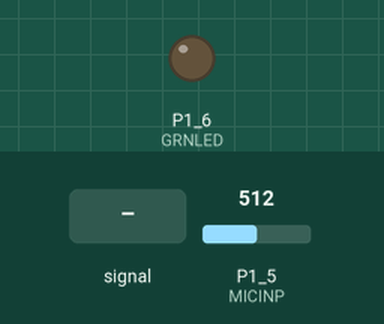
A sketch run on a simulated TI MSP430 LaunchPad. Shown: output pins drawn as LEDs (lit = HIGH). Inputs (shaded band) come from the test bench; at power-on: P1_5 (MICINP) = 512. What the sketch prints to the serial monitor is not drawn.

Above: at 1.2 s.
1.3 s: P1_5 (MICINP) fed a 200 Hz sine of ±81 counts around its level
At 1.57 s:
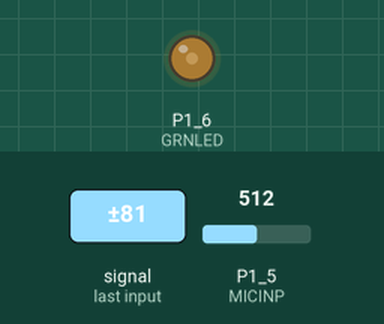
4.3 s: P1_5 (MICINP) set to 716
At 5.1 s:
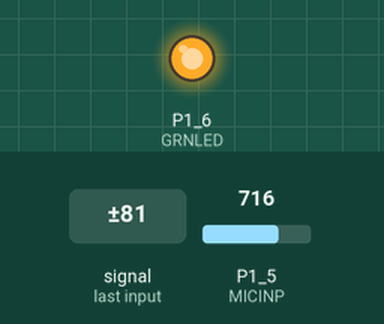
5.8 s: P1_5 (MICINP) fed a 1000 Hz sine of ±255 counts around its level
At 6.71 s:
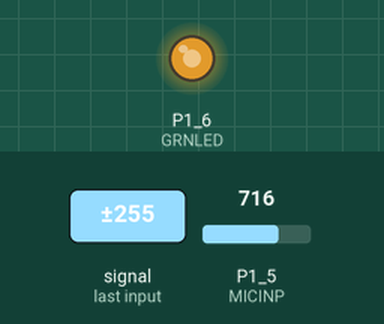
8.8 s: P1_5 (MICINP) set to 900
10.3 s: P1_5 (MICINP) set to 576
11.8 s: P1_5 (MICINP) set to 547
At 12.6 s:
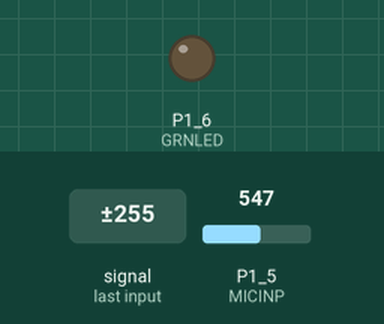
Timing chart, 0 to 14.3 s (numbered marks = the images above; inputs shaded):
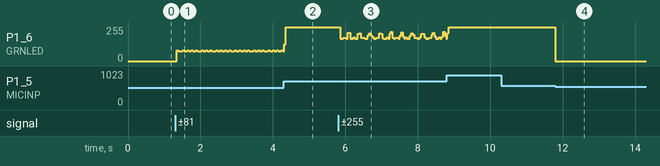

The sketch:

sketch_3_6.ino
```cpp
//***************************************************************************************
//  EE40LX
//  Sketch 3.6
//
//  Description; the MSP430 reads the output of the microphone circuit at P1.5 and
//	decides whether or not to flash on an LED based on the sound level
//
//  Tom Zajdel
//  University of California, Berkeley
//  December 17, 2014
//
//***************************************************************************************

int MICINP = A5;   // set MICINP as P1.5 alias
int GRNLED = P1_6; // set GRNLED as P1.6 alias
int value = 0;     // variable that stores the value read in

void setup()
{
  // start the serial monitor
  Serial.begin(9600);

  // set GRNLED as output pin
  pinMode(GRNLED, OUTPUT);

  Serial.println("Setup complete!");
}

void loop()
{
  value = analogRead(MICINP);  // get the voltage from the microphone
  Serial.println(value);       // write digitized value to serial monitor

  if (value >= 560)            // if digitized value is above 560,
    digitalWrite(GRNLED, HIGH);// turn on the LED...
  else
    digitalWrite(GRNLED, LOW); // ...else turn off the LED

  delay(1);                    // delay in between reads for stability

}
```

Measured:
- the behaviour switches between 560 and 559 on P1_5 (MICINP) (found by bisection; images 3 and 4)
- after the input at 1.3 s, P1_6 (GRNLED): 0/255 → 82/255 after 0.05 s, then moves between 74/255 and 82/255, repeating every 1.4 s
- after the input at 11.8 s, P1_6 (GRNLED): 255/255 → 0/255 at once
